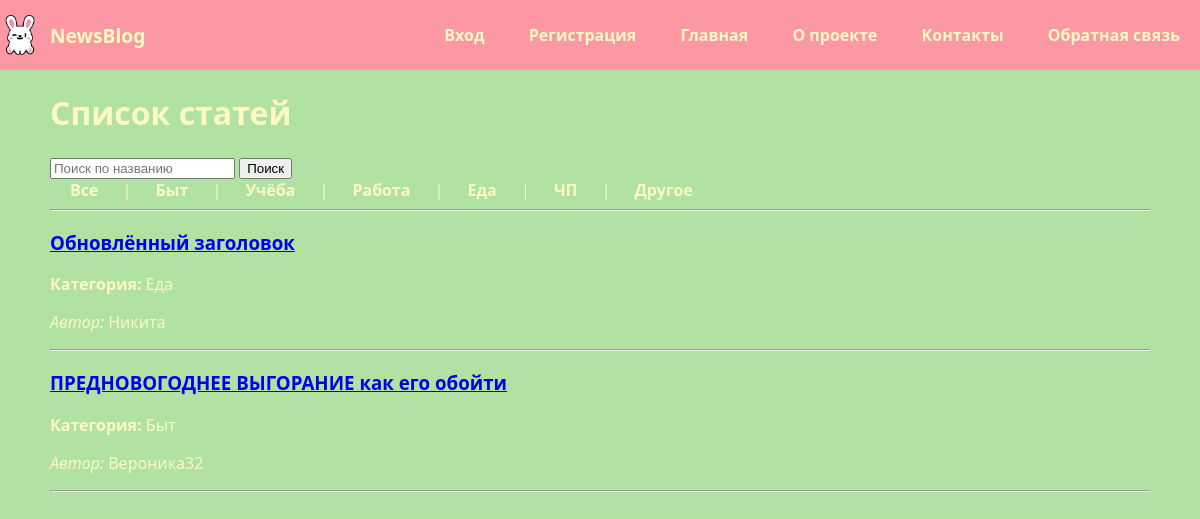
The app's page /articles/, older data.
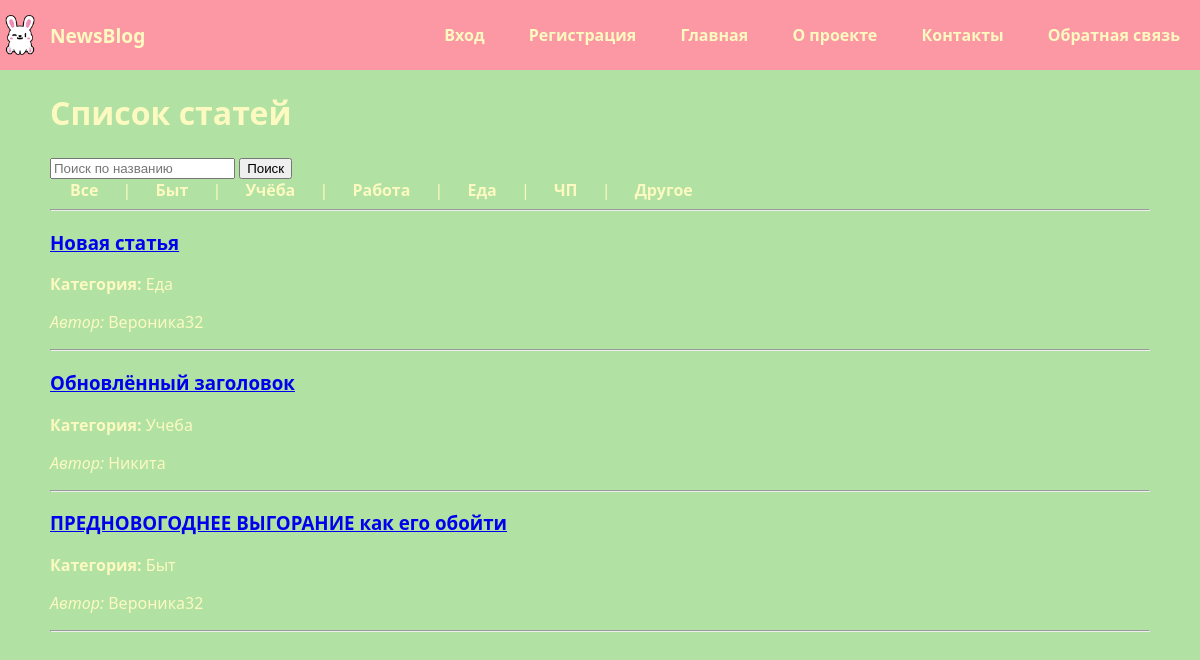
The same page, newer data.
### statiysate/models.py (models this page shows, shortened)
class Article(models.Model):
    title=models.CharField(max_length=200, verbose_name="Название статьи")
    short_description=models.TextField(max_length=400, verbose_name="Краткое описание")
    text=models.TextField(verbose_name="Текст статьи")
    created_at=models.DateTimeField(auto_now_add=True, verbose_name="Дата создания")
    user = models.ForeignKey(User, on_delete=models.CASCADE, related_name="articles", verbose_name="Автор", default=1)
    CATEGORY_CHOICES = [
        ("bit", "Быт"),
        ("studies", "Учеба"),
        ("work", "Работа"),
        ("food", "Еда"),
        ("emergency", "ЧП"),
        ("other", "Другое"),
    ]
    category = models.CharField(max_length=50, choices=CATEGORY_CHOICES, default="other",verbose_name="Категория")
    class Meta:
        verbose_name="Статья"
        verbose_name_plural="Статьи"
        ordering=['-created_at']

class User(AbstractUser):
    username=None
    name=models.CharField(max_length=100, unique=True, verbose_name="Имя пользователя")
    USERNAME_FIELD = 'name'
    REQUIRED_FIELDS = ['email']
    objects = CustomUserManager()
    class Meta:
        verbose_name="Пользователь"
        verbose_name_plural= "Пользователи"

### statiysate/views.py (the view)
# urls.py: path('articles/', views.article_list, name='article_list'),
def article_list(request):
    query = request.GET.get('q', '')
    if query:
        articles = Article.objects.filter(title__icontains=query)
    else:
        articles = Article.objects.all()
    return render(request, 'articles/list.html', {'articles': articles, 'query': query})

### statiysate/templates/articles/list.html
{% extends "basee.html" %}
{% block body %}
<h1>Список статей</h1>
<form method="get" action="/articles/">
  <input type="text" name="q" placeholder="Поиск по названию" value="{{ query }}">
  <button type="submit">Поиск</button>
</form>
<nav>
    <a href="/articles/">Все</a> |
    <a href="/articles/bit/">Быт</a> |
    <a href="/articles/studies/">Учёба</a> |
    <a href="/articles/work/">Работа</a> |
    <a href="/articles/food/">Еда</a> |
    <a href="/articles/emergency/">ЧП</a> |
    <a href="/articles/other/">Другое</a>
</nav>
<hr>
{% for article in articles %}
  <div>
    <a href="{% url 'article_detail' article.id %}"><h3>{{ article.title }}</h3></a>
    <p><b>Категория:</b> {{ article.get_category_display }}</p>
    <p><i>Автор:</i> {{ article.user.name }}</p>
    <hr>
  </div>
{% empty %}
  <p>Нет статей.</p>
{% endfor %}
{% endblock %}

Row changes from the older to the newer data that the page shows:
added Article: title "Новая статья", category "Еда", user.name "Вероника32"
changed Article "Обновлённый заголовок": category "Еда" → "Учеба"
